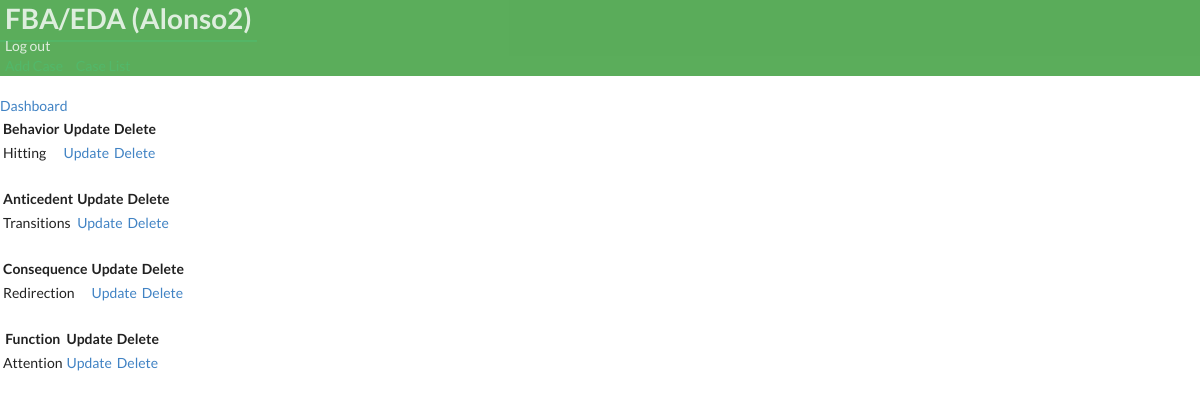
The page /abc/1/ (signed in) on the database as committed earlier.
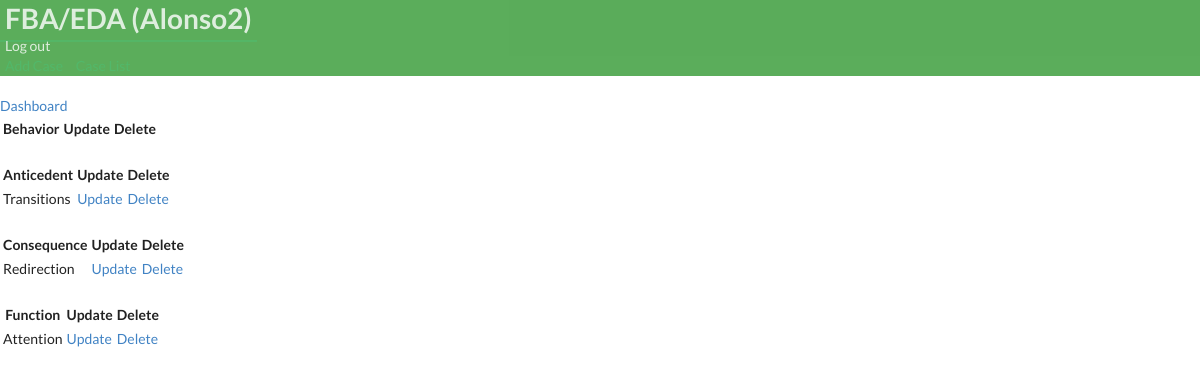
The same page on the database as committed later.
### bip/models.py (models this page shows)
class Behavior(models.Model):
        behaviorincident = models.CharField(max_length=30,verbose_name= 'Behavior')
        behavior_definition = models.CharField(null=True, blank=True, max_length=1000,verbose_name= 'Behavior Definition')
        student= models.ForeignKey(Student,on_delete=models.CASCADE)
        user = models.ForeignKey(User, on_delete=models.CASCADE,  default=None)
        def __str__(self):
          return self.behaviorincident

class Anticedent(models.Model):
        anticedentincident = models.CharField(max_length=50,verbose_name= 'Anticedent', null=True, blank=True)
        student= models.ForeignKey(Student,on_delete=models.CASCADE)
        anticedent_definition = models.CharField(null=True, blank=True, max_length=1000)
        user = models.ForeignKey(User, on_delete=models.CASCADE,  default=None)
        def __str__(self):
          return self.anticedentincident

class Consequence(models.Model):
        behaviorconsequence = models.CharField(max_length=30, null=True, blank=True,verbose_name= 'Consequence')
        student= models.ForeignKey(Student,on_delete=models.CASCADE)
        user = models.ForeignKey(User, on_delete=models.CASCADE,  default=None)
        def __str__(self):
          return self.behaviorconsequence

class Function(models.Model):
        behaviorfunction = models.CharField(max_length=30, null=True, blank=True,verbose_name= 'Function')
        student= models.ForeignKey(Student,on_delete=models.CASCADE)
        user = models.ForeignKey(User, on_delete=models.CASCADE,  default=None)
        def __str__(self):
          return self.behaviorfunction

### bip/views.py (the view)
# urls.py: path('abc/<pk>/', views.abc_view, name='abc'),
@login_required(login_url='case_manager_login')
@user_passes_test(is_case_manager)
def abc_view(request, pk ):
    student = Student.objects.get(id=pk)
    function = Function.objects.all()
    functionset = student.function_set.all()
    anticedent = Anticedent.objects.all()
    anticedentset = student.anticedent_set.all()
    behaviors = Behavior.objects.all()
    behaivorpest  = Behavior.objects.filter(user=request.user)
    behaviorset = student.behavior_set.all()
    consequence = Consequence.objects.all()
    consequencepest  = Consequence.objects.filter(user=request.user)
    conseqenceset = student.consequence_set.all()
    context= {
        'behaviorset':behaviorset,
        'anticedentset':anticedentset,
        'functionset': functionset,
        'conseqenceset':conseqenceset,
        'student':student,
    }
    return render(request, 'bip/abc.html', context)

### bip/context_processors.py (called while the page is built)
def user_context(request):
    user = get_user(request)
    return {'user': user}

### bip/views.py (called while the page is built)
def is_case_manager(user):
    return user.groups.filter(name='CASE MANAGER').exists()

### bip/templates/bip/abc.html (shortened to what this page needs)
{% extends 'partials/base.html' %}
{% block content %}
<br>
<a class="btn btn-outline-info btn-sm btn-block" href="{% url 'bip:dashboard' student.id %}"
>Dashboard</a>
<br>
<div class="container">
<div class="row">
  <div class="col-md">
    <div class="card card-body">
      <table class="table table-striped">
            <tr>
              <th>Behavior</th>
              <th>Update</th>
              <th>Delete</th>
            </tr>
            {% for behavior_incidents in behaviorset %}
            <tr>
            <td>{{behavior_incidents }}</td>
            <td><a class="btn btn-warning" href="{% url 'bip:update_behavior' behavior_incidents.id%}">Update</a></td>
            <td><a class="btn btn-danger" href="{% url 'bip:delete_behavior' behavior_incidents.id %}">Delete</a></td>
          </tr>
      {% endfor%}
      </table>
  </div>
</div>
</div>
<br>
<div class="row">
  <div class="col-md">
    <div class="card card-body">
      <table class="table table-striped">
        <tr>
          <th>Anticedent</th>
          <th>Update</th>
          <th>Delete</th>
        </tr>
        {% for anticedent_incident in anticedentset %}
                <tr>
                    <td>{{anticedent_incident }}</td>
                    <td><a class="btn btn-warning" href="{% url 'bip:update_anticedent' anticedent_incident.id%}">Update</a>
                    </td>
                    <td><a class="btn btn-danger" href="{% url 'bip:delete_anticedent' anticedent_incident.id %}">Delete</a></td>
                </tr>
        {% endfor%}
      </table>
    </div>
  </div>
</div>
<br>
<div class="row">
  <div class="col-md">
    <div class="card card-body">
      <table class="table table-striped">
        <tr>
          <th>Consequence</th>
          <th>Update</th>
          <th>Delete</th>
        </tr>
        {% for consequence_incident in conseqenceset %}
                <tr>
                    <td>{{consequence_incident }}</td>
                    <td><a class="btn btn-warning" href="{% url 'bip:update_consequence' consequence_incident.id%}">Update</a>
                    </td>
                    <td><a class="btn btn-danger" href="{% url 'bip:delete_consequence' consequence_incident.id %}">Delete</a></td>
                </tr>
        {% endfor%}
      </table>
    </div>
  </div>
</div>
<br>
 <div class="row">
  <div class="col-md">
    <div class="card card-body">
      <table class="table table-striped">
        <tr>
          <th>Function</th>
          <th>Update</th>
          <th>Delete</th>
        </tr>
        {% for function_incident in functionset %}
        <tr>
              <td>{{function_incident }}</td>
              <td><a class="btn btn-warning" href="{% url 'bip:update_function' function_incident.id %}">Update</a></td>
              <td><a class="btn btn-danger" href="{% url 'bip:delete_function' function_incident.id %}">Delete</a></td>
        </tr>
  {% endfor%}
      </table>
    </div>
  </div>
</div>
</div>
<br>
{% endblock %}

Rows that differ between the two databases and show on the page:
removed Behavior: behaviorincident "Hitting"
